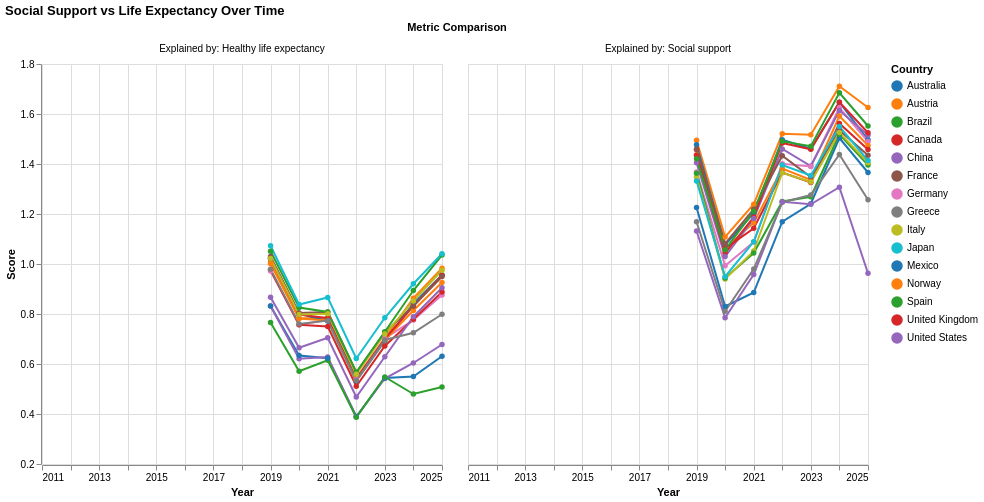

The code cell stored with this chart in its notebook:
### Code cell
selected_countries = [
    'Australia', 'Austria', 'Brazil', 'Canada',
    'China', 'France', 'Germany',
    'Greece', 'Italy', 'Japan', 'South Korea',
    'Mexico', 'Norway', 'Russia', 'Spain',
    'United Kingdom', 'United States'
]

# Filter data
filtered_df = happiness_df[happiness_df['Country name'].isin(selected_countries)]

# Reshape data from wide to long format
long_df = pd.melt(
    filtered_df,
    id_vars=['Year', 'Country name'],
    value_vars=[
        'Explained by: Social support',
        'Explained by: Healthy life expectancy'
    ],
    var_name='Metric',
    value_name='Score'
)

long_df['Year'] = pd.to_datetime(long_df['Year'], format='%Y')

#faceted chart
chart = alt.Chart(long_df).mark_line(point=True).encode(
    x=alt.X('Year:T', title='Year', axis=alt.Axis(format='%Y')),
    y=alt.Y('Score:Q', title='Score', scale=alt.Scale(zero=False)),
    color=alt.Color('Country name:N',
                    legend=alt.Legend(title='Country'),
                    scale=alt.Scale(scheme='category10')),
    facet=alt.Facet('Metric:N', columns=2,
                    title='Metric Comparison'),
    tooltip=['Country name', alt.Tooltip('Year:T', format='%Y'), 'Metric', 'Score']
).properties(
    title='Social Support vs Life Expectancy Over Time',
    width=400,
    height=400
)

chart.show()

### Figure 1 — Vega-Lite specification as saved in the notebook (floating-point values rounded to 4 significant figures; data arrays with more than 128 entries replaced by an {"elided": "..."} marker saying what was removed)
{"config": {"view": {"continuousWidth": 300, "continuousHeight": 300}}, "data": {"name": "data-481fa59dc50eec9edecdc632c1ee2662"}, "mark": {"type": "line", "point": true}, "encoding": {"color": {"field": "Country name", "legend": {"title": "Country"}, "scale": {"scheme": "category10"}, "type": "nominal"}, "facet": {"columns": 2, "field": "Metric", "title": "Metric Comparison", "type": "nominal"}, "tooltip": [{"field": "Country name", "type": "nominal"}, {"field": "Year", "format": "%Y", "type": "temporal"}, {"field": "Metric", "type": "nominal"}, {"field": "Score", "type": "quantitative"}], "x": {"axis": {"format": "%Y"}, "field": "Year", "title": "Year", "type": "temporal"}, "y": {"field": "Score", "scale": {"zero": false}, "title": "Score", "type": "quantitative"}}, "height": 400, "title": "Social Support vs Life Expectancy Over Time", "width": 400, "$schema": "https://vega.github.io/schema/vega-lite/v5.20.1.json", "datasets": {"data-481fa59dc50eec9edecdc632c1ee2662": {"elided": "420 records"}}}
